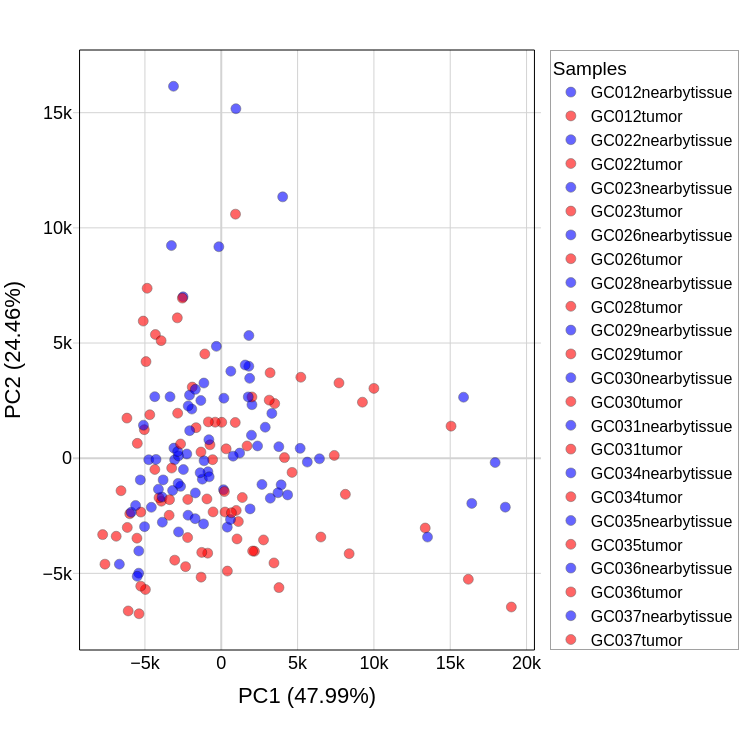

The cell this chart's notebook holds for it:
### Code cell
# Perform PCA with 2 components
pca = PCA(n_components=3, 
            random_state= 10000)

# Transformed data to lower dimension
pca_2d = pca.fit_transform(X)

# Assign data to dataframe with index (sample names)
pca_2d = pd.DataFrame(pca_2d, index=exp_table_norm_T.index)

# Assign the columns with a color per sample
pca_2d.columns = ['PC%s (%s' % (i + 1, round(pca.explained_variance_ratio_[i] * 100, 2)) + '%)' for i in range(3)]
pca_2d['Colour'] = [sample_color_dict[sample] for sample in pca_2d.index]
color_discrete_map = {sample: pca_2d.loc[sample, 'Colour'] for sample in pca_2d.index}

fig = px.scatter(pca_2d, 
                 x=pca_2d.columns[0], 
                 y=pca_2d.columns[1],
                 color=pca_2d.index,  # Use tsne_df.index for coloring
                 color_discrete_map=color_discrete_map,  # Map index values to colors
                 hover_name=pca_2d.index)

fig.update_layout(
    width=750,
    height=750,
    autosize=False,
    margin=dict(l=70, r=25, b=100, t=50, pad=0),
    template='plotly_white',
    hovermode='closest',
    xaxis=dict(
        showgrid=True,
        gridcolor=color_grid,
        zerolinecolor=color_grid,
    ),
    yaxis=dict(
        showgrid=True,
        gridcolor=color_grid,
        zerolinecolor=color_grid,
    ),
    #showlegend=False,
    legend=dict(
        title=dict(text='Samples'), borderwidth=0.5, font_size=16,
    )
)

#original version
#fig.update_traces(marker=dict(size=marker_size, 
#                              line=dict(width=marker_linewidth,
#                                        color=marker_edgecolor)),
#                  selector=dict(mode='markers'))

#newversion with transparent dots
fig.update_traces(marker=dict(size=marker_size,
                              opacity=0.6,                    # semi-transparent
                              line=dict(width=marker_linewidth,
                                        color=marker_edgecolor)),
                  selector=dict(mode='markers'))



fig.update_layout(font=dict(family='Arial', size=18, color='black'))

fig.add_shape(
    type='rect',
    xref='paper',
    yref='paper',
    x0=0.014,
    y0=0,
    x1=0.986,
    y1=1,
    line=dict(color='black', width=1), 
    fillcolor='rgba(0,0,0,0)'  
)

fig.show()

#Define the graph path for storing
PCA_2D_Plot_path = os.path.join(base_dir, "2D_PCA.html")
fig.write_html(PCA_2D_Plot_path)
print(f"2D_PCA.html saved to {PCA_2D_Plot_path}")

################################################################

if isinstance(X, pd.DataFrame):
    feature_names = X.columns  # DataFrame에서 feature 이름 추출
else:
    feature_names = [f"Feature_{i}" for i in range(X.shape[1])]

pca_loadings = pd.DataFrame(pca.components_.T,  # Transpose to align with variables
                            columns=['PC1_Loading', 'PC2_Loading', 'PC3_Loading'], 
                            index=feature_names)

pca_loading_file = os.path.join(base_dir, "pca_loadings.csv")
pca_loadings.to_csv(pca_loading_file, index=True)
